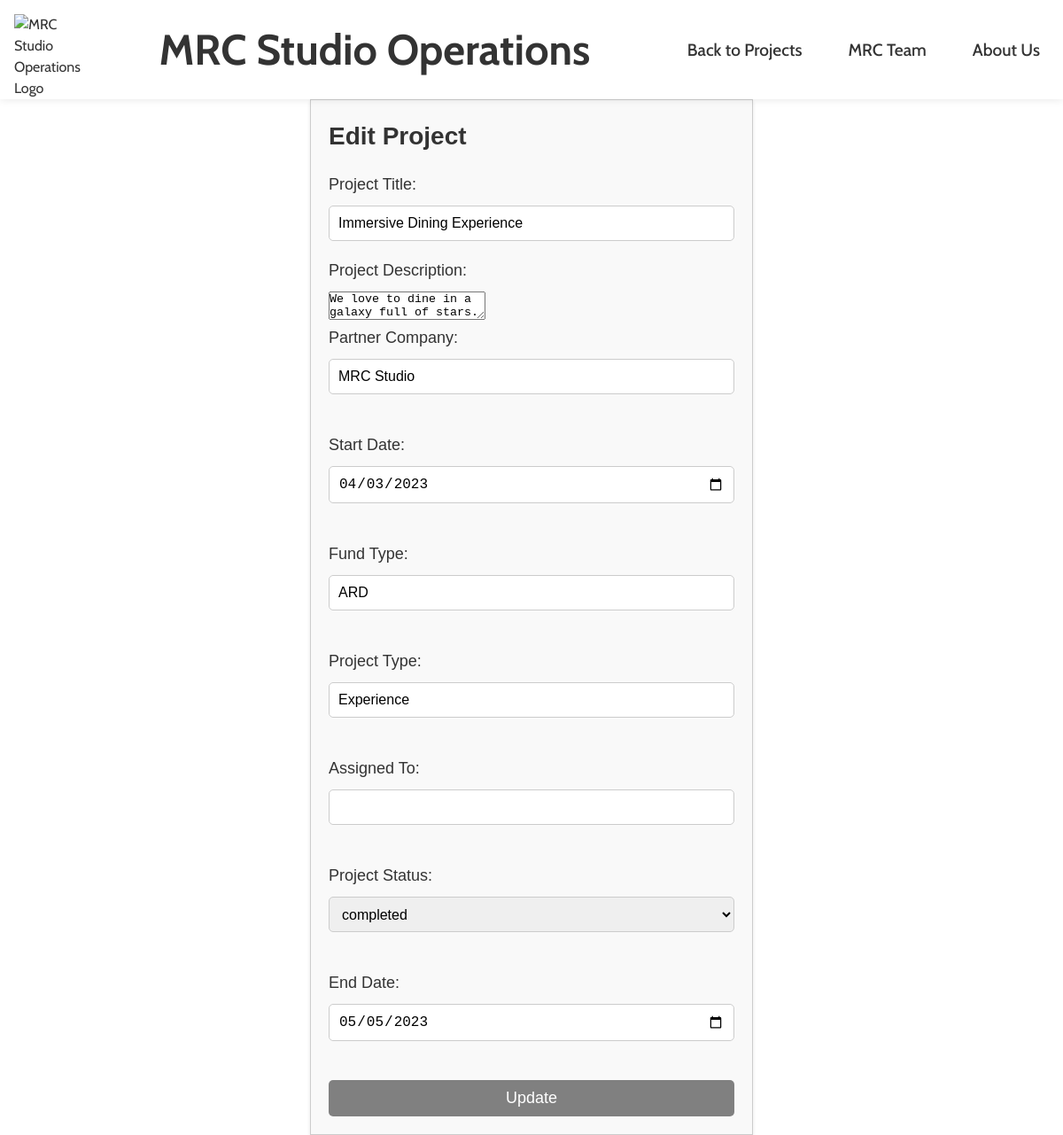
Screenshot of /edit_project.php?id=67 with the database file from the repository.
### tables this page shows
CREATE TABLE `projects` (
  `id` int NOT NULL AUTO_INCREMENT,
  `project_title` varchar(255) NOT NULL,
  `partner_company` varchar(255) NOT NULL,
  `start_date` date NOT NULL,
  `fund_type` varchar(255) NOT NULL,
  `project_type` varchar(255) NOT NULL,
  `status` enum('pending','scoping','discovery','consideration','completed','in-progress') NOT NULL DEFAULT 'discovery',
  `end_date` date DEFAULT NULL,
  `project_description` text,
  `assigned_to` json DEFAULT NULL,
  PRIMARY KEY (`id`)
);

### edit_project.php (the view, shortened to what this page needs)
<!DOCTYPE html>
<html>
<head>
    <link rel="stylesheet" href="index.css">
	<link rel="stylesheet" href="https://cdnjs.cloudflare.com/ajax/libs/font-awesome/6.0.0-beta3/css/all.min.css">
</head>
<body>
<header>
    <div class="logo">
      <img src="https://encrypted-tbn0.gstatic.com/images?q=tbn:ANd9GcS_aEwjE_hEdGeBWihBJaTIRDG2XSiSNbAlwlPB-iRhxBJsqL7DEnbuGaQmbTBWHhLim-A&usqp=CAU" alt="MRC Studio Operations Logo">
    </div>
    <h1>MRC Studio Operations</h1>
    <nav>
      <ul>
        <li><a href="index.php">Back to Projects</a></li>
        <li><a href="people.php">MRC Team</a></li>
        <li><a href="about.php">About Us</a></li>
      </ul>
    </nav>
</header>
<?php
$conn = new mysqli('localhost', 'root', 'elaine12', 'operations');
$id = $_GET['id'];
$stmt = $conn->prepare("SELECT * FROM projects WHERE id=?");
$stmt->bind_param("i", $id);
$stmt->execute();
$result = $stmt->get_result();
$row = $result->fetch_assoc();
?>
<div class="form-container">
<h2>Edit Project</h2>
<form method="post">
  <label for="project-title">Project Title:</label>
  <input type="text" name="project-title" value="<?php echo $row['project_title']; ?>">
  <label for="project-description">Project Description:</label>
  <textarea name="project-description" required><?php echo $row['project_description']; ?></textarea><br>
  <label for="partner-company">Partner Company:</label>
  <input type="text" name="partner-company" value="<?php echo $row['partner_company']; ?>" required><br>
  <label for="start-date">Start Date:</label>
  <input type="date" name="start-date" value="<?php echo $row['start_date']; ?>" required><br>
  <label for="fund-type">Fund Type:</label>
  <input type="text" name="fund-type" value="<?php echo $row['fund_type']; ?>" required><br>
  <label for="project-type">Project Type:</label>
  <input type="text" name="project-type" value="<?php echo $row['project_type']; ?>" required><br>
  <label for="assigned-to">Assigned To:</label>
<select name="assigned-to[]" multiple>
</select><br>
  <label for="project_status">Project Status:</label>
<select name="project_status" required>
  <option value="completed" <?php if ($row['status'] == 'completed') { echo 'selected'; } ?>>completed</option>
</select><br>
  <label for="end-date">End Date:</label>
  <input type="date" name="end-date" value="<?php echo $row['end_date']; ?>"><br>
  <button type="submit">Update</button>
</form>
</div>
</body>
</html>

### index.css (style rules this page uses)
* { box-sizing: border-box; margin: 0; padding: 0; }
body { font-family: 'Cabin', sans-serif; font-size: 16px; line-height: 1.5; color: #333; }
a { text-decoration: none; color: #333; }
ul { list-style: none; }
header { display: flex; align-items: center; justify-content: space-between; padding: 1rem; background-color: #fff; box-shadow: 0 0 10px rgba(0, 0, 0, 0.1); z-index: 1; position: sticky; top: 0; }
.logo { width: 80px; height: 80px; margin-right: 1rem; }
.logo img { width: 100%; height: 100%; object-fit: contain; }
h1 { font-size: 3rem; font-weight: 700; }
h2 { font-size: 2.5rem; font-weight: 700; }
nav ul { display: flex; }
nav li { margin-left: 2rem; }
nav a { font-size: 1.2rem; font-weight: 500; }
nav ul li a { display: inline-block; padding: 10px; text-decoration: none; color: #333; }
.form-container { max-width: 500px; margin: 0 auto; padding: 20px; border: 1px solid #ccc; background-color: #f9f9f9; box-shadow: 0px 2px 4px rgba(0, 0, 0, 0.1); font-family: Arial, sans-serif; }
.form-container h2 { font-size: 28px; margin-bottom: 20px; }
.form-container label { display: block; margin-bottom: 10px; font-size: 18px; }
.form-container input, .form-container select { display: block; width: 100%; padding: 10px; font-size: 16px; border: 1px solid #ccc; border-radius: 5px; box-sizing: border-box; margin-bottom: 20px; }
.form-container select { height: 40px; }
.form-container button[type="submit"] { display: block; width: 100%; background-color: grey; color: #fff; padding: 10px; font-size: 18px; border: none; border-radius: 5px; cursor: pointer; }

### rows the page displays
projects: project-title "Immersive Dining Experience", project-description "We love to dine in a galaxy full of stars.", partner-company "MRC Studio", start-date "04/03/2023", fund-type "ARD", project-type "Experience", project_status "completed", end-date "05/05/2023"
